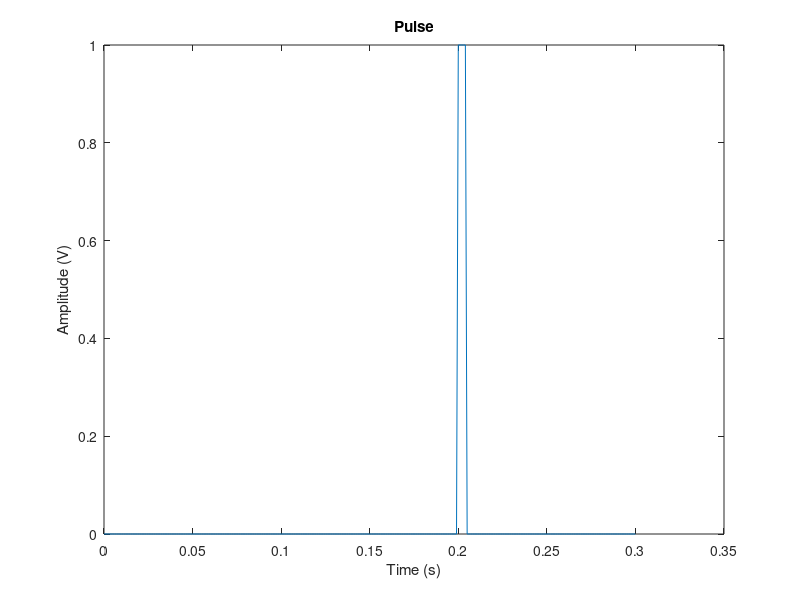

Here is the MATLAB script that generated this plot: (Note: this script raises an error after producing the figure.)
%MATLAB Script for MUSIC Algorithm

%Rectangular Pulse
t = 0:0.001:0.3;                % Time, sampling frequency is 1kHz
s = zeros(size(t));  
s = s(:);                       % Signal in column vector
s(201:205) = s(201:205) + 1;    % Define the pulse
figure(1);                      % Received signal is a rectangular pulse
plot(t,s)
title('Pulse')
xlabel('Time (s)')
ylabel('Amplitude (V)')         % Plots the signal in the time domain           

carrierFreq = 100e6;            % 100MHz
wavelength = physconst('LightSpeed')/carrierFreq; %wavelength is in meters



%DOA for Arbitrary Array Geometries (URA)
doa1 = [45;0];
fc = carrierFreq;
colSp = 0.5*wavelength;
rowSp = 0.4*wavelength;
ura = phased.URA('Size',[10 5],'ElementSpacing',[rowSp colSp]); %Change to 2x2 or 4x4, for N310
ura.Element.FrequencyRange = [90e5 110e6];

x = collectPlaneWave(ura,s,doa1,carrierFreq);
noise = sqrt(noisePwr/2)*(randn(rs,size(x))+1i*randn(rs,size(x))); % increase noise power reduces accuracy of DOA estimation

estimator = phased.MUSICEstimator2D('SensorArray',ura,...
    'OperatingFrequency',fc,...
    'NumSignalsSource','Property',...
    'DOAOutputPort',true,'NumSignals',1,...
    'AzimuthScanAngles',-50:.5:50,...
    'ElevationScanAngles',-30:.5:30);
[~,doas] = estimator(x + noise)
figure(2);
plotSpectrum(estimator);
%Iteration of reciving to update weights based on DOA


%DOA for Specific Array Geometries (ULA)
%Plot MUSIC Spectrum of Two Signals Arriving at ULA
fc = carrierFreq;
array = phased.ULA('NumElements',10,'ElementSpacing',1.0);
doa2 = [45;0];
sig = collectPlaneWave(array,s,doa2,fc);
noise = 0.1*(randn(size(sig)) + 1i*randn(size(sig)));

estimator = phased.MUSICEstimator('SensorArray',array,...
    'OperatingFrequency',fc,...
    'DOAOutputPort',true,'NumSignalsSource','Property',...
    'NumSignals',2);
[y,doas] = estimator(sig + noise);
doas = broadside2az(sort(doas),[20 -5])
figure(3);
plotSpectrum(estimator,'NormalizeResponse',true)


%{
%DOA for Specific Array Geometries (ULA)
%Plot MUSIC Spectrum of Two Signals Arriving at ULA
fc = 150.0e6;
array = phased.ULA('NumElements',10,'ElementSpacing',1.0);

fs = 8000.0;
t = (0:1/fs:1).';
sig1 = cos(2*pi*t*300.0);
sig2 = cos(2*pi*t*400.0);
sig = collectPlaneWave(array,[sig1 sig2],[10 20; 60 -5]',fc);
noise = 0.1*(randn(size(sig)) + 1i*randn(size(sig)));

estimator = phased.MUSICEstimator('SensorArray',array,...
    'OperatingFrequency',fc,...
    'DOAOutputPort',true,'NumSignalsSource','Property',...
    'NumSignals',2);
[y,doas] = estimator(sig + noise);
doas = broadside2az(sort(doas),[20 -5])

plotSpectrum(estimator,'NormalizeResponse',true)

%}
